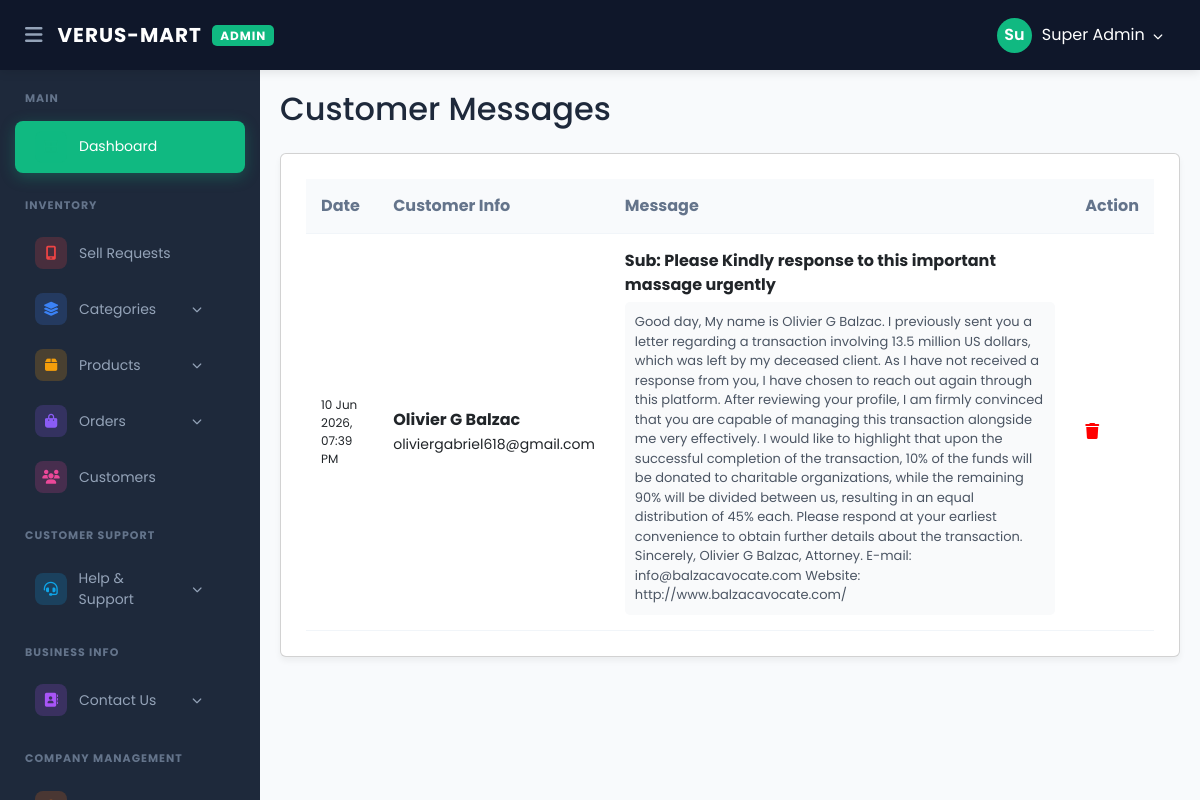
/verusmart/admin/contact_messages.php (signed in), run on the app's committed database.
### tables this page shows
CREATE TABLE `contact_messages` (
  `id` int(11) NOT NULL,
  `name` varchar(255) NOT NULL,
  `email` varchar(255) NOT NULL,
  `subject` varchar(255) DEFAULT NULL,
  `message` text NOT NULL,
  `created_at` timestamp NULL DEFAULT current_timestamp()
);

### verusmart/admin/contact_messages.php (the view, shortened to what this page needs)
<!DOCTYPE html>
<html lang="en">
<head>
    <link rel="stylesheet" href="https://cdnjs.cloudflare.com/ajax/libs/font-awesome/6.4.0/css/all.min.css">
</head>
<body>
    <?php include('header.php'); ?>
    <div class="main-wrapper">
        <?php include('sidebar.php'); ?>
        <div class="content-body">
            <h2 style="color: #1e293b; margin-bottom: 25px;">Customer Messages</h2>
            <div class="card">
                <table>
                    <thead>
                        <tr>
                            <th>Date</th>
                            <th>Customer Info</th>
                            <th>Message</th>
                            <th>Action</th>
                        </tr>
                    </thead>
                    <tbody>
                        <?php
                        $res = mysqli_query($conn, "SELECT * FROM contact_messages ORDER BY id DESC");
                        if(mysqli_num_rows($res) > 0) {
                            while($row = mysqli_fetch_assoc($res)) {
                                echo "<tr>
                                    <td style='font-size:12px;'>".date('d M Y, h:i A', strtotime($row['created_at']))."</td>
                                    <td>
                                        <b>{$row['name']}</b><br>
                                        <small>{$row['email']}</small>
                                    </td>
                                    <td>
                                        <div style='margin-bottom:5px;'><b>Sub: {$row['subject']}</b></div>
                                        <div class='msg-box'>{$row['message']}</div>
                                    </td>
                                    <td>
                                        <a href='?delete={$row['id']}' onclick=\"return confirm('Delete message?')\" style='color:red; text-decoration:none;'><i class='fas fa-trash'></i></a>
                                    </td>
                                </tr>";
                            }
                        } else {
                            echo "<tr><td colspan='4' style='text-align:center;'>No messages found.</td></tr>";
                        }
                        ?>
                    </tbody>
                </table>
            </div>
        </div>
    </div>
</body>
</html>

### verusmart/admin/contact_messages.php (style rules this page uses)
body { margin: 0; font-family: 'Inter', sans-serif; background: #f4f7f6; }
.main-wrapper { display: flex; }
.content-body { margin-left: 260px; width: 100%; padding: 20px; margin-top: 70px; }
.card { background: #fff; padding: 25px; border-radius: 12px; box-shadow: 0 4px 6px rgba(0,0,0,0.05); }
table { width: 100%; border-collapse: collapse; }
table th, table td { padding: 15px; text-align: left; border-bottom: 1px solid #f1f5f9; }
table th { background: #f8fafc; color: #64748b; }
.msg-box { background: #f9fafb; padding: 10px; border-radius: 5px; font-size: 13px; color: #4b5563; }

### verusmart/admin/header.php (style rules this page uses)
:root { --sidebar-width: 260px; --top-bg: #0f172a; --primary-blue: #3b82f6; }
* { margin: 0; padding: 0; box-sizing: border-box; font-family: 'Poppins', sans-serif; }
body { background: #f8fafc; overflow-x: hidden; }

### data on the page
contact_messages: created_at "10 Jun 2026, 07:39 PM", name "Olivier G Balzac", email "oliviergabriel618@gmail.com", subject "Please Kindly response to this important massage urgently", message "Good day, My name is Olivier G Balzac. I previously sent you a letter regarding a transaction involving 13.5 million US dollars, which was left by my deceased client. As I have not received a response from you, I have chosen to reach out again through this platform. After reviewing your profile, I am firmly convinced that you are capable of managing this transaction alongside me very effectively. I would like to highlight that upon the successful completion of the transaction, 10% of the funds will be donated to charitable organizations, while the remaining 90% will be divided between us, resulting in an equal distribution of 45% each. Please respond at your earliest convenience to obtain…"

### other printed values
substr($_SESSION['admin_name'], 0, 2) "Su"
$_SESSION['admin_name'] "Super Admin"
